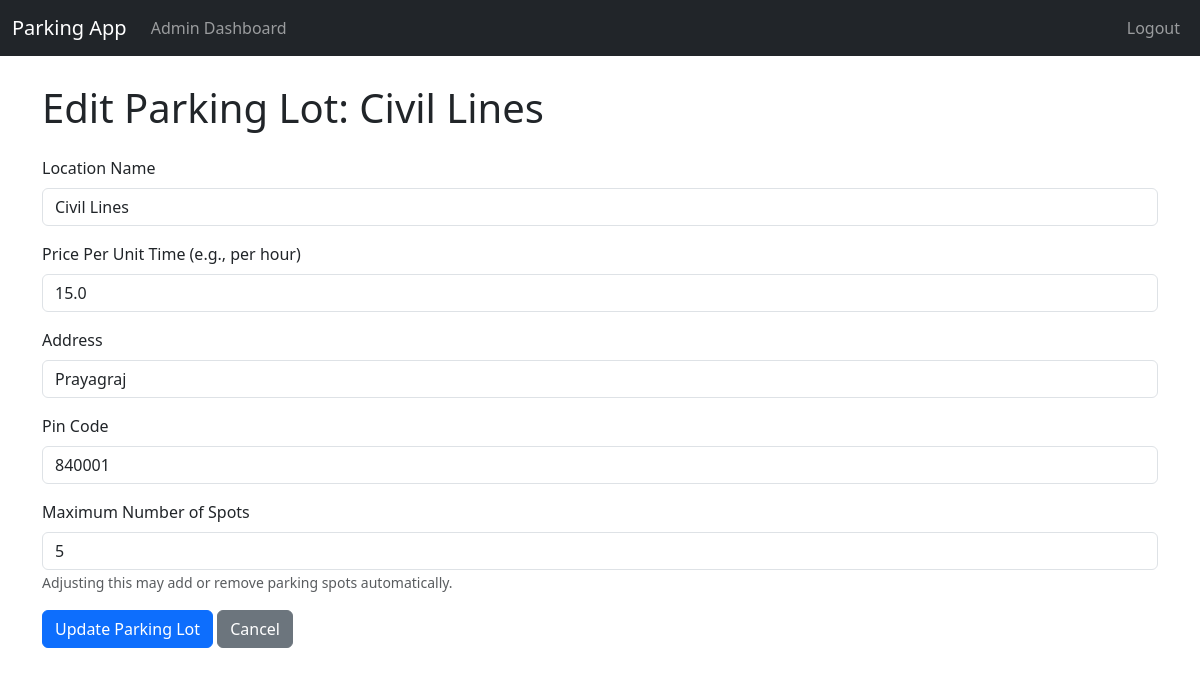
Page /admin/parking_lot/edit/1 (signed in) on the committed database.
### app.py (models this page shows, shortened)
class ParkingLot(db.Model):
    id = db.Column(db.Integer,primary_key=True)
    prime_location_name = db.Column(db.String(120),nullable=False,unique=True)
    price_per_unit_time = db.Column(db.Float,nullable=False)
    address = db.Column(db.String(200),nullable=False)
    pin_code = db.Column(db.String(10),nullable=False)
    maximum_number_of_spots = db.Column(db.Integer,nullable=False)
    spots = db.relationship('ParkingSpot',backref = 'parking_lot', lazy = True, cascade = 'all, delete-orphan')

### app.py (the view, shortened to what this page needs)
@app.route('/admin/parking_lot/edit/<int:lot_id>', methods=['GET','POST'])
@login_required
def edit_parking_lot(lot_id):
    if not isinstance(current_user, Admin):
        flash('You must be an administrator to access this page.','danger')
        return redirect(url_for('user_dashboard'))
    parking_lot = ParkingLot.query.get_or_404(lot_id)
    return render_template('edit_parking_lot.html',parking_lot=parking_lot)

### app.py (called while the page is built)
@login_manager.user_loader
def load_user(user_id_str):
    if '_' in user_id_str:
        user_type, user_id = user_id_str.split('_',1)
        try:
            user_id=int(user_id)
        except ValueError:
            return None
        if user_type == 'user':
            return User.query.get(user_id)
        elif user_type == 'admin':
            return Admin.query.get(user_id)
    return None

### templates/edit_parking_lot.html (shortened to what this page needs)
{% extends "base.html" %}
{% block content %}
    <h1 class="mb-4">Edit Parking Lot: {{ parking_lot.prime_location_name }}</h1>
    <form method="POST">
        <div class="mb-3">
            <label for="prime_location_name" class="form-label">Location Name</label>
            <input type="text" class="form-control" id="prime_location_name" name="prime_location_name" value="{{ parking_lot.prime_location_name }}" required>
        </div>
        <div class="mb-3">
            <label for="price_per_unit_time" class="form-label">Price Per Unit Time (e.g., per hour)</label>
            <input type="number" step="0.01" class="form-control" id="price_per_unit_time" name="price_per_unit_time" value="{{ parking_lot.price_per_unit_time }}" required>
        </div>
        <div class="mb-3">
            <label for="address" class="form-label">Address</label>
            <input type="text" class="form-control" id="address" name="address" value="{{ parking_lot.address }}" required>
        </div>
        <div class="mb-3">
            <label for="pin_code" class="form-label">Pin Code</label>
            <input type="text" class="form-control" id="pin_code" name="pin_code" value="{{ parking_lot.pin_code }}" required>
        </div>
        <div class="mb-3">
            <label for="maximum_number_of_spots" class="form-label">Maximum Number of Spots</label>
            <input type="number" class="form-control" id="maximum_number_of_spots" name="maximum_number_of_spots" min="1" value="{{ parking_lot.maximum_number_of_spots }}" required>
            <small class="form-text text-muted">Adjusting this may add or remove parking spots automatically.</small>
        </div>
        <button type="submit" class="btn btn-primary">Update Parking Lot</button>
        <a href="{{ url_for('admin_dashboard') }}" class="btn btn-secondary">Cancel</a>
    </form>
{% endblock %}

### templates/base.html (style rules this page uses)
body { padding-top:60px; }

### rows in the picture
ParkingLot: prime_location_name "Civil Lines", price_per_unit_time "15.0", address "Prayagraj", pin_code "840001", maximum_number_of_spots "5"
